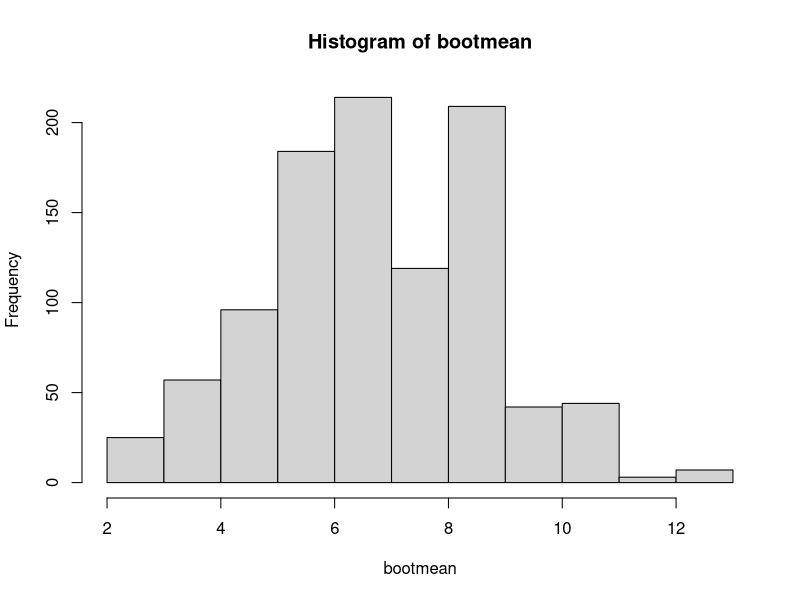
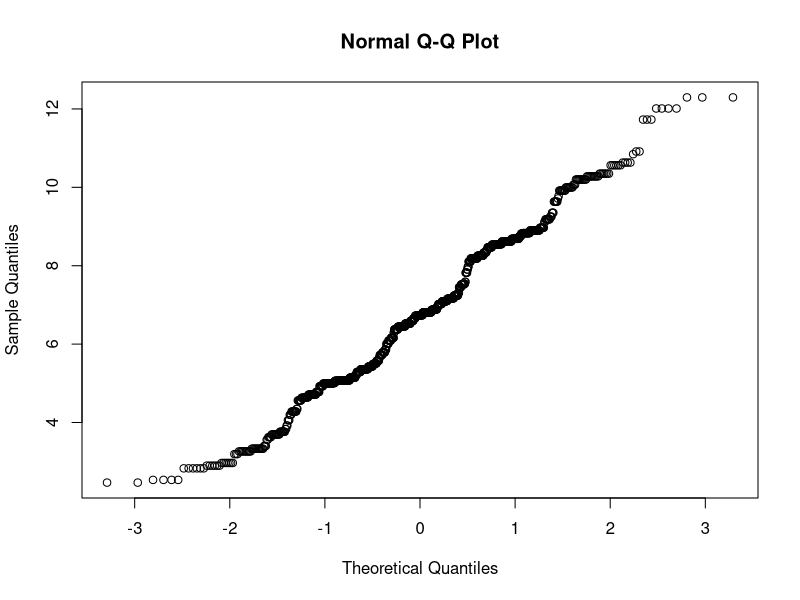

The R source for these figures, in order:
## ---- chunk 1
#knitr::opts_chunk$set(echo = TRUE)
## ---- chunk 2
# Exponenial bootstrap
R <- 1000                                    # R: number of replications
bootmean <- numeric(R)                       # bootmean: vector of mean values w R values
x <- rexp(n=5, rate = .2)                    # X: vector containing the sample to bootstrap
FirstMean <- mean(x)                         # FirstMean: mean of the first sample
bootSE <- sd(x)/sqrt(length(x))              # bootSE: SE of the first sample

for (i in 1:R) {                             # create a loop from 1 to R  (replications)
  # create a new sample based on the original sample with replacement) 
  bootsample <- sample(x, size=length(x), replace=TRUE)     
   # append the mean of the new sample to a vector
  bootmean[i] <- mean(bootsample)                          
}

## ---- chunk 3
x                                            # display X (sample)
FirstMean                                    # display Firstmean (mean of the sample)
bootSE                                       # display bootSE (SE for the sample)  
summary(bootmean)                             # 5 number summary of vector containing bootstrap sample means
## ---- chunk 4
hist(bootmean)                              # histogram of mean scores from bootstrap vector
## ---- chunk 5
qqnorm(bootmean)                            # qqplot of mean scores from bootstrap vector
